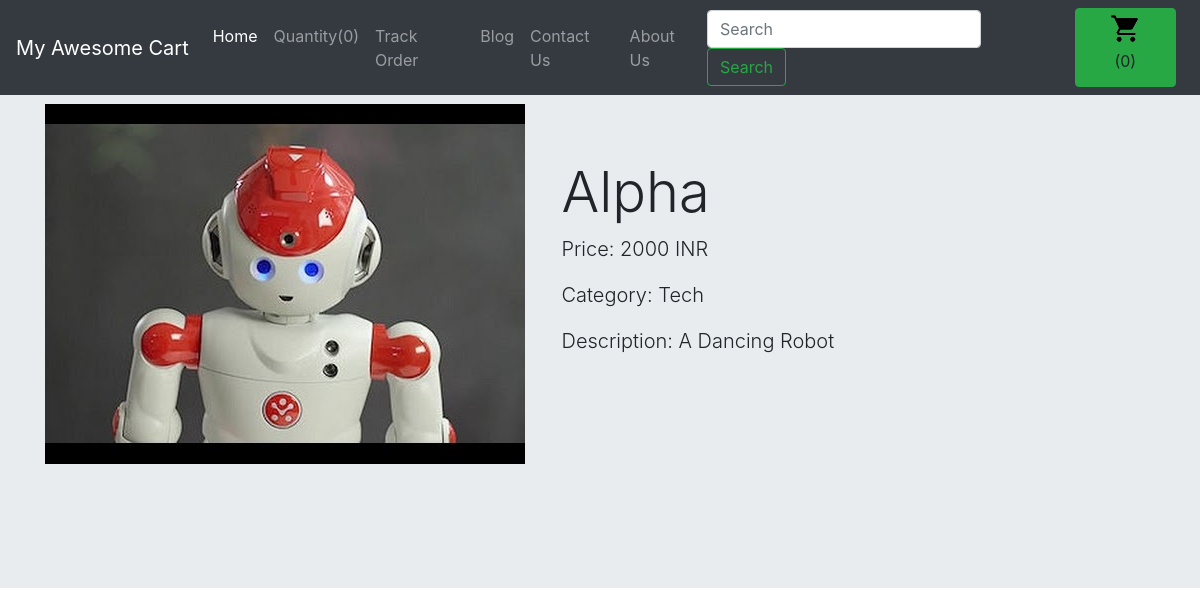
/shop/product/1, run on the app's committed database.
### shop/models.py (models this page shows)
class Product(models.Model):
    product_id = models.AutoField
    product_name= models.CharField(max_length=50)
    category= models.CharField(max_length=50, default="")
    subcategory= models.CharField(max_length=50, default="")
    price =models.IntegerField(default=0)
    desc = models.CharField(max_length=300)
    pub_date =models.DateField()
    image= models.ImageField(upload_to ="shop/images",default="")
    def __str__(self):
        return self.product_name

### shop/views.py (the view)
# urls.py: path('product/<int:myid>', views.product, name="ProuctView"),
def product(request, myid):
    product = Product.objects.filter(id=myid)
    print(product)
    return render(request, 'shop/product.html', {'product': product})

### shop/templates/shop/product.html (shortened to what this page needs)
{% extends 'shop/basic.html' %}
{% block body%}
<div class="jumbotron jumbotron-fluid">
    <div class="container">
      <span>
        <img  class="img_pos" src="/media/{{product.0.image}}" alt="">
      </span>
      <span class= "product_desc">
      <h1 class="display-4">{{product.0.product_name }}</h1>
      <p class="lead">Price: {{product.0.price }} INR</p>
      <p class="lead">Category: {{product.0.category }}</p>
      <p class="lead">Description: {{product.0.desc }}</p>
    </span>
    </div>
  </div>
{% endblock %}

### shop/templates/shop/product.html (style rules this page uses)
.product_desc { display: inline-block; margin-left: 2rem; }
.img_pos { position: relative; top:-60px; }

### data on the page
Product: image (picture), product_name "Alpha", price "2000", category "Tech", desc "A Dancing Robot"
